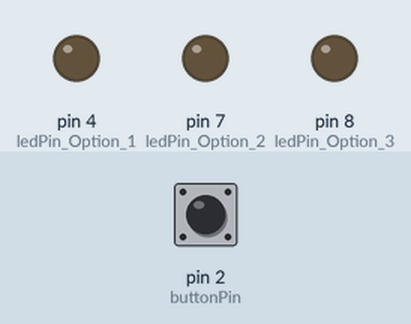
Recording of a sketch running on a simulated Arduino Uno, built with avr-gcc and run on an emulated ATmega328P. On the bench: output pins drawn as LEDs (lit = HIGH). The inputs (shaded band) are chosen by the test bench; at power-on: pin 2 (buttonPin) HIGH. What the sketch prints to the serial monitor is not drawn.

Above: at 1.2 s.
1.3 s: pin 2 (buttonPin) pulled LOW for 0.15 s
At 2.0 s:
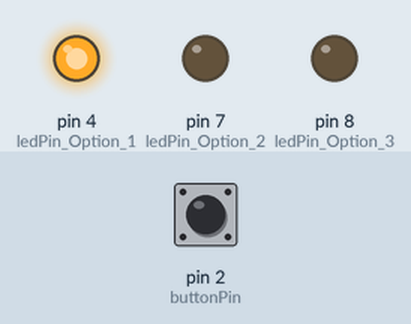
2.9 s: pin 2 (buttonPin) pulled LOW for 1 s
At 4.5 s:
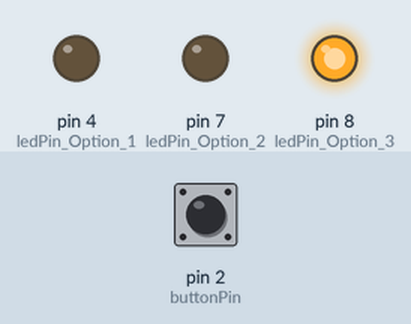
5.4 s: pin 2 (buttonPin) pulled LOW for 3.2 s
At 6.8 s:
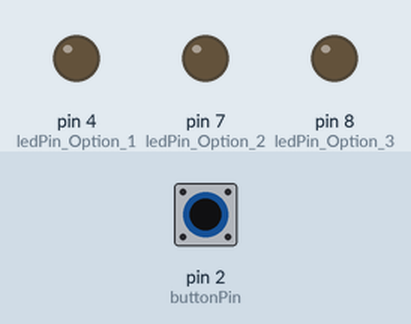
Timing chart, 0 to 10.1 s (numbered marks = the images above; inputs shaded):
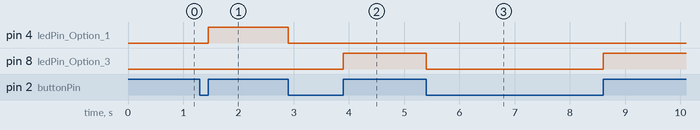

The sketch:

Three-LED.ino
```cpp
//We need to track how long the momentary pushbutton is held in order to execute different commands
//This value will be recorded in seconds
unsigned long time_now = 0;

// Define the *minimum* length of time, in milli-seconds, that the button must be pressed for a particular option to occur
int optionOne_milliSeconds = 10;
int optionTwo_milliSeconds = 500;
int optionThree_milliSeconds = 1000;

//The Pin your button is attached to
int buttonPin = 2;

//Pin your LEDs are attached to
int ledPin_Option_1 = 4;
int ledPin_Option_2 = 7;
int ledPin_Option_3 = 8;

void setup(){

  // Initialize the pushbutton pin as an input pullup
  // Keep in mind, when pin 2 has ground voltage applied, we know the button is being pressed
  pinMode(buttonPin, INPUT_PULLUP); // When pressed -> connect to the ground

  //set the LEDs pins as outputs
  pinMode(ledPin_Option_1, OUTPUT);
  pinMode(ledPin_Option_2, OUTPUT);
  pinMode(ledPin_Option_3, OUTPUT);

  //Start serial communication - for debugging purposes only
  Serial.begin(115200);

} // close setup


void loop() {

  if (digitalRead(buttonPin) == LOW )
  {
    digitalWrite(ledPin_Option_1, LOW);
    digitalWrite(ledPin_Option_2, LOW);
    digitalWrite(ledPin_Option_3, LOW);
  }

  //Record *roughly* the tenths of seconds the button in being held down
  while (digitalRead(buttonPin) == LOW )
  { // When pressed, it connects to ground and becomes LOW
    while(millis() < time_now + 1){
    }
    //display how long button is has been held
    time_now = time_now + 1;
    Serial.print("ms =");
    Serial.println(time_now);

  }//close while


  //Different if-else conditions are triggered based on the length of the button press
  //Start with the longest time option first

  //Option 2 - Execute the second option if the button is held for the correct amount of time
if (time_now >= optionThree_milliSeconds){

    digitalWrite(ledPin_Option_3, HIGH);

  }


  else if (time_now >= optionTwo_milliSeconds){

    digitalWrite(ledPin_Option_2, HIGH);

  }

  //option 1 - Execute the first option if the button is held for the correct amount of time
  else if(time_now >= optionOne_milliSeconds){

    digitalWrite(ledPin_Option_1, HIGH);

  }//close if options


  //every time through the loop, we need to reset the pressLength_Seconds counter
  time_now = 0;

} // close void loop
```

Measured:
- after the input at 1.3 s, pin 4 (ledPin_Option_1): LOW → HIGH after 0.15 s
- after the input at 2.9 s, pin 4 (ledPin_Option_1): HIGH → LOW at once; pin 8 (ledPin_Option_3): LOW → HIGH after 1.0 s
- after the input at 5.4 s, pin 8 (ledPin_Option_3): HIGH → LOW at once, → HIGH 3.2 s later
